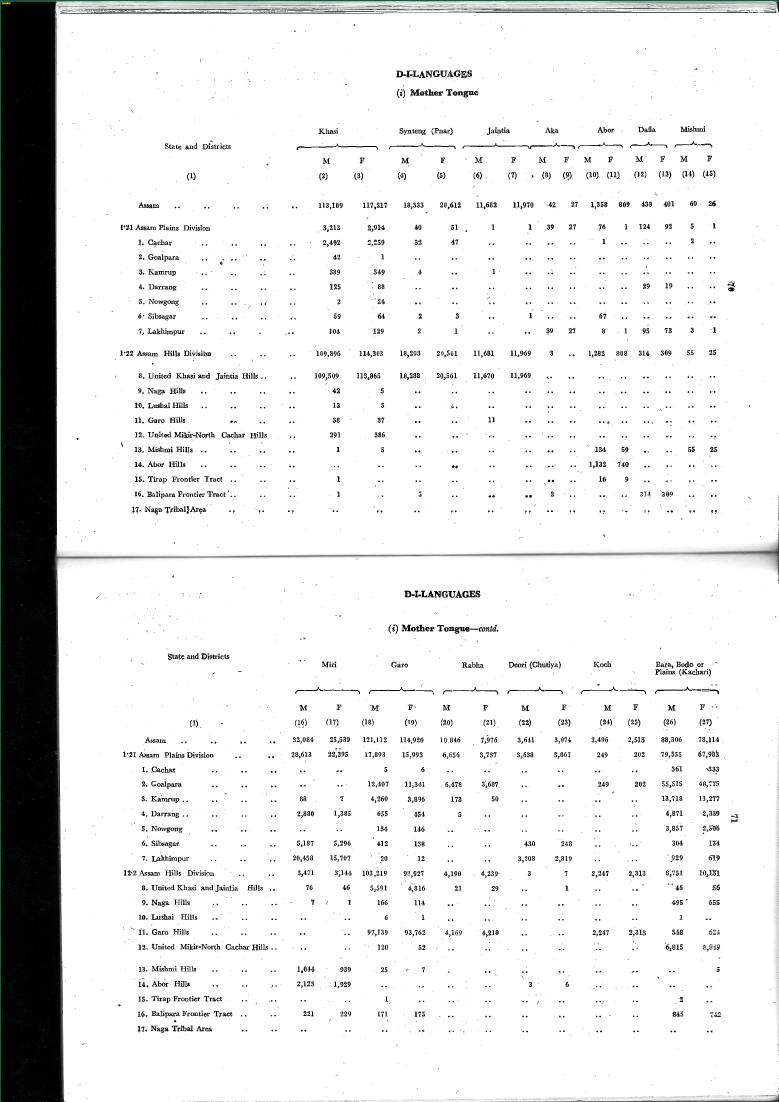
#> input picture runs/run-20251116-234112/artifacts/page_0_overlay.png, 2337 x 3306 px (shown at 1/3 size)
$ python -i line_detection.py   (imports and definitions only)
#> lines starting #> are read from the running program, lines starting #| are printed output that depends on the picture; after the words box and inside, x2 and y2 are one past the last pixel; in counts of white or black regions, pixels touching at a corner belong together
"""Line detection helpers for identifying table borders and grid lines."""

from __future__ import annotations

import logging
from dataclasses import dataclass
from typing import List, Optional, Tuple

import cv2
import numpy as np
from PIL import Image

from ..models import BoundingBox, TableRegion

PageImage = Image.Image
logger = logging.getLogger(__name__)


@dataclass
class LineDetectionConfig:
    """Configuration for geometric line detection."""

    enable_line_detection: bool = True
    min_line_length: int = 40
    gap_tolerance: int = 5
    horizontal_kernel_size: Tuple[int, int] = (25, 1)
    vertical_kernel_size: Tuple[int, int] = (1, 25)
    morph_iterations: int = 2
    min_line_separation: int = 5


def _pil_to_cv2(image: PageImage) -> np.ndarray:
    """Convert PIL Image to OpenCV format (numpy array).

    Args:
        image: PIL Image (RGB mode).

    Returns:
        OpenCV image array (BGR format).
    """
    # Convert PIL RGB to numpy array, then to BGR for OpenCV
    img_array = np.array(image)
    if image.mode == "RGB":
        return cv2.cvtColor(img_array, cv2.COLOR_RGB2BGR)
    elif image.mode == "L":
        # Grayscale - convert to BGR
        return cv2.cvtColor(img_array, cv2.COLOR_GRAY2BGR)
    else:
        # Convert to RGB first, then to BGR
        rgb_image = image.convert("RGB")
        img_array = np.array(rgb_image)
        return cv2.cvtColor(img_array, cv2.COLOR_RGB2BGR)


def _preprocess_image(image: np.ndarray) -> np.ndarray:
    """Preprocess image for line detection.

    Converts to grayscale and applies thresholding to enhance line visibility.

    Args:
        image: OpenCV image (BGR format).

    Returns:
        Binary image (grayscale, thresholded).
    """
    gray = cv2.cvtColor(image, cv2.COLOR_BGR2GRAY)
    # Apply adaptive thresholding to handle varying lighting
    binary = cv2.adaptiveThreshold(
        gray, 255, cv2.ADAPTIVE_THRESH_GAUSSIAN_C, cv2.THRESH_BINARY_INV, 11, 2
    )
    return binary


def _merge_nearby_lines(
    lines: List[float],
    gap_tolerance: float,
    min_line_separation: float,
) -> List[float]:
    """Merge nearby line coordinates and drop near-duplicates."""
    if not lines:
        return []

    sorted_lines = sorted(lines)
    merged = [sorted_lines[0]]

    for line in sorted_lines[1:]:
        # If line is within gap tolerance of the last merged line, merge them
        if line - merged[-1] <= gap_tolerance:
            # Average the positions
            merged[-1] = (merged[-1] + line) / 2.0
        else:
            merged.append(line)

    filtered = [merged[0]]
    for line in merged[1:]:
        if line - filtered[-1] >= min_line_separation:
            filtered.append(line)

    return filtered


def detect_horizontal_lines(
    image: PageImage,
    region: Optional[TableRegion] = None,
    config: Optional[LineDetectionConfig] = None,
) -> List[float]:
    """Detect horizontal lines in a page image.

    Detects horizontal table borders and grid lines using morphological operations.
    Returns y-coordinates of detected lines.

    Args:
        image: PIL Image of the page.
        region: Optional table region to restrict detection. If provided, only detects
            lines within the region and returns coordinates relative to the region.
        config: Line detection configuration. If None, uses defaults.

    Returns:
        Sorted list of pixel y-coordinates where horizontal lines were detected.
    """
    if config is None:
        config = LineDetectionConfig()

    if not config.enable_line_detection:
        return []

    # Convert PIL to OpenCV format
    cv2_image = _pil_to_cv2(image)
    height, width = cv2_image.shape[:2]

    # Extract region if provided
    if region is not None:
        bbox = region.bbox
        # Region bbox is in pixel coordinates
        x0 = int(bbox.x0)
        y0 = int(bbox.y0)
        x1 = int(bbox.x1)
        y1 = int(bbox.y1)
        # Clamp to image bounds
        x0 = max(0, min(x0, width))
        y0 = max(0, min(y0, height))
        x1 = max(0, min(x1, width))
        y1 = max(0, min(y1, height))
        roi = cv2_image[y0:y1, x0:x1]
        region_y0_px = y0
    else:
        roi = cv2_image
        region_y0_px = 0

    # Preprocess
    binary = _preprocess_image(roi)

    # Create horizontal kernel
    kernel = cv2.getStructuringElement(
        cv2.MORPH_RECT, config.horizontal_kernel_size
    )

    # Detect horizontal lines using morphological operations
    horizontal = cv2.erode(binary, kernel, iterations=config.morph_iterations)
    horizontal = cv2.dilate(horizontal, kernel, iterations=config.morph_iterations)

    # Find horizontal lines using HoughLinesP for more precise detection
    lines = cv2.HoughLinesP(
        horizontal,
        rho=1,
        theta=np.pi / 180,
        threshold=100,
        minLineLength=config.min_line_length,
        maxLineGap=config.gap_tolerance,
    )

    y_coords_px: List[float] = []
    if lines is not None:
        for line in lines:
            x1_line, y1_line, x2_line, y2_line = line[0]
            # For horizontal lines, y should be approximately constant
            y_avg = (y1_line + y2_line) / 2.0
            # Convert to absolute pixel coordinates
            y_abs_px = y_avg + region_y0_px
            y_coords_px.append(y_abs_px)

    # Merge nearby lines in pixel space
    merged_px = _merge_nearby_lines(
        y_coords_px, config.gap_tolerance, config.min_line_separation
    )
    return sorted(float(y_px) for y_px in merged_px)


# [83 lines left out: function detect_vertical_lines, not called in this run]

>>> from PIL import Image
>>> picture = Image.open('../../../runs/run-20251116-234112/artifacts/page_0_overlay.png')
#> picture is the input picture: PIL image 2337x3306 RGB; mean R, G, B 229.8, 230, 229.9
>>> result = detect_horizontal_lines(picture)
#> in _preprocess_image, `binary = cv2.adaptiveThreshold( gray, 255, cv2.ADAPTIVE_THRESH_GAUSSIA..`:
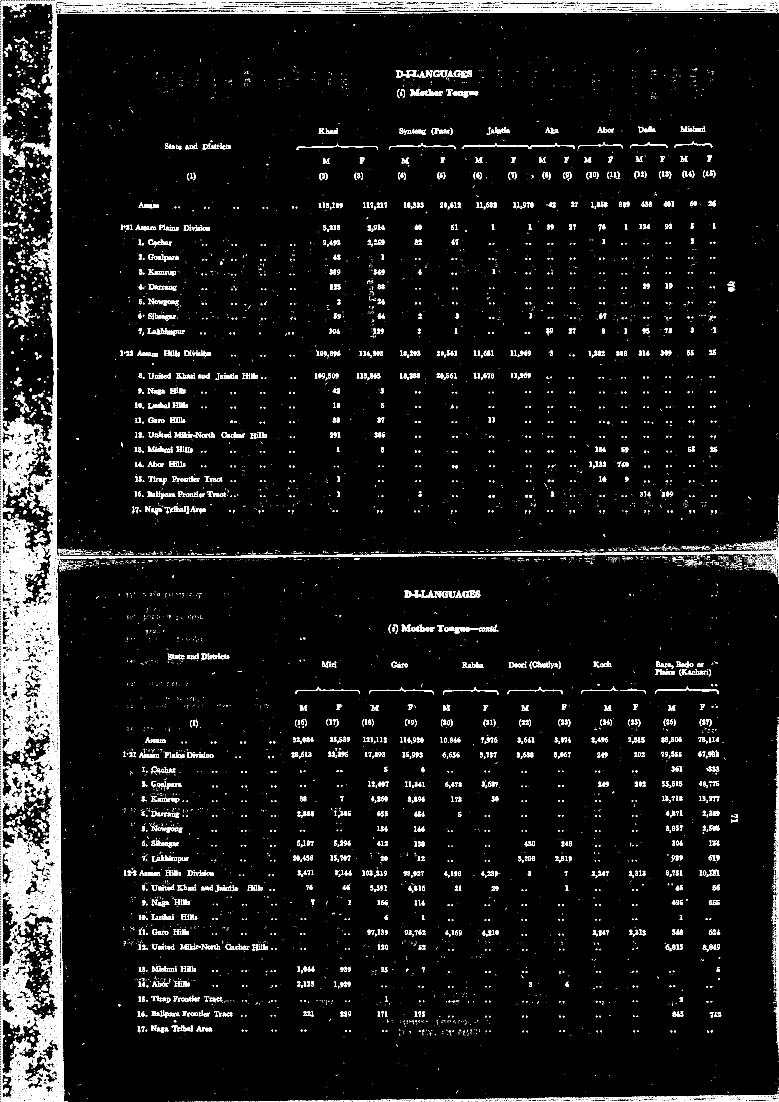
#> binary: shape (3306, 2337) (shown at 1/3 size); 5.3% white in thin lines or dots
#> in detect_horizontal_lines, `horizontal = cv2.erode(binary, kernel, iterations=config.morph_iterati..`:
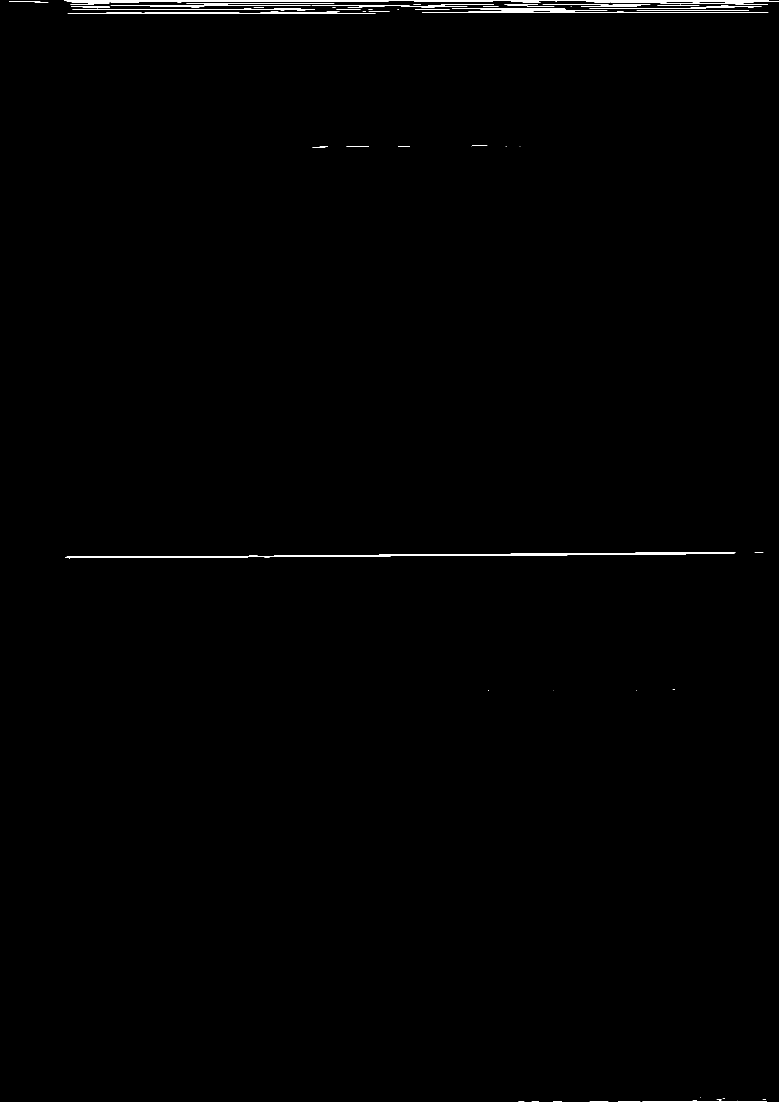
#> horizontal: shape (3306, 2337) (shown at 1/3 size); 0.38% white in thin lines or dots
#> in detect_horizontal_lines, `horizontal = cv2.dilate(horizontal, kernel, iterations=config.morph_it..`:
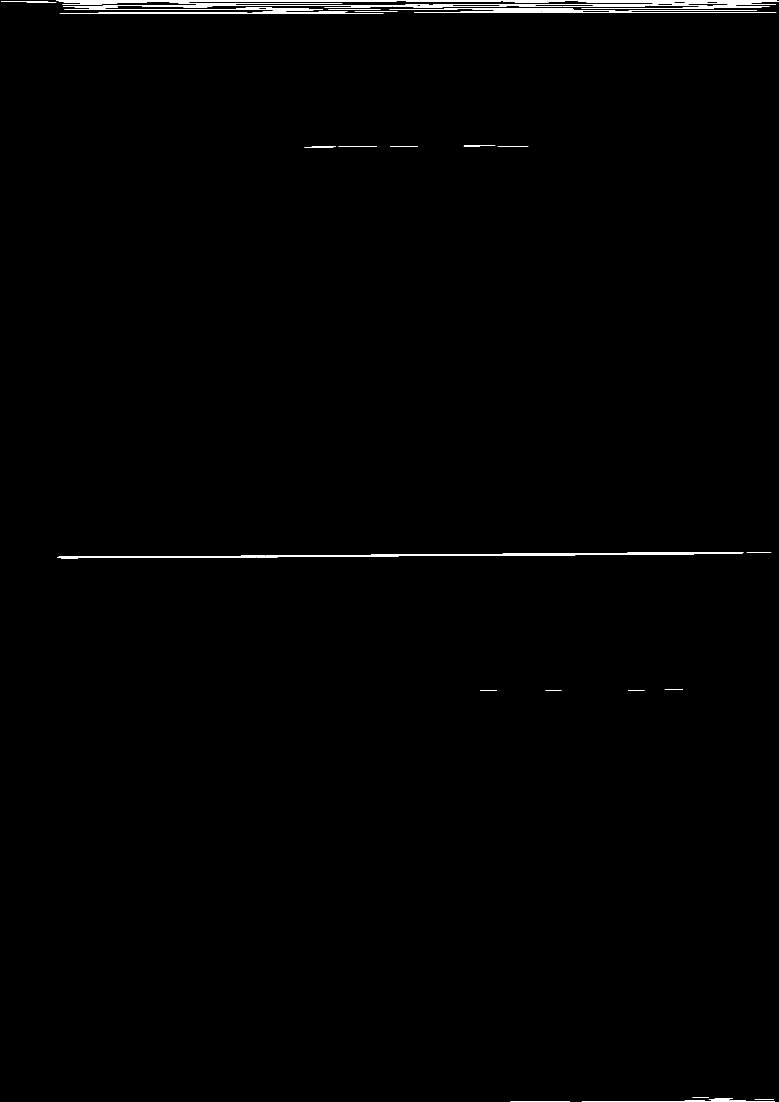
#> horizontal: shape (3306, 2337) (shown at 1/3 size); 0.49% white; 83 white regions, largest, box (x1, y1, x2, y2) and area: (171, 1656, 2231, 1675) 9601, (168, 1, 2331, 3) 4320, (189, 12, 1975, 19) 2932
#> in detect_horizontal_lines, `lines = cv2.HoughLinesP( horizontal, rho=1, theta=np.pi / 180, thresho..`: lines = 89 rows, first 6: [1218, 4, 1502, 4], [168, 2, 2330, 2], [172, 1, 2328, 1], [1242, 36, 2229, 36], [257, 28, 968, 28], [1442, 27, 1721, 27]
#> the loop in detect_horizontal_lines, `for line in lines:` made 89 passes
#> (x1_line, y1_line, x2_line, y2_line, y_avg, y_abs_px) on passes 1 to 8: (1218, 4, 1502, 4, 4, 4), (168, 2, 2330, 2, 2, 2), (172, 1, 2328, 1, 1, 1), (1242, 36, 2229, 36, 36, 36), (257, 28, 968, 28, 28, 28), (1442, 27, 1721, 27, 27, 27), (426, 18, 636, 18, 18, 18), (1427, 38, 2328, 38, 38, 38)
#> after the loop in detect_horizontal_lines, `for line in lines:`: y_coords_px = 89 values, max 3305 at index 40, min 1 at index 2, mean 749.8
#> in _merge_nearby_lines, `sorted_lines = sorted(lines)`: sorted_lines = 89 values from 1 to 3305
#> in _merge_nearby_lines, `merged = [sorted_lines[0]]`: merged = [1]
#> the loop in _merge_nearby_lines, `for line in sorted_lines[1:]:` made 88 passes
#> line on passes 1, 2, 3, 5, 6, 13, 14, 15: 2, 4, 4, 6, 7, 11, 12, 12
#> after the loop in _merge_nearby_lines, `for line in sorted_lines[1:]:`: merged = [39.77, 439.2, 1672, 2071.5, 3296, 3304.8]
#> in _merge_nearby_lines, `filtered = [merged[0]]`: filtered = [39.77]
#> the loop in _merge_nearby_lines, `for line in merged[1:]:` made 5 passes
#> line on passes 1 to 5: 439.2, 1672, 2071.5, 3296, 3304.8
#> after the loop in _merge_nearby_lines, `for line in merged[1:]:`: filtered = [39.77, 439.2, 1672, 2071.5, 3296, 3304.8]
#> result = [39.77, 439.2, 1672, 2071.5, 3296, 3304.8]

$ run again, on runs/run-20251116-234112/artifacts/page_1_overlay.png
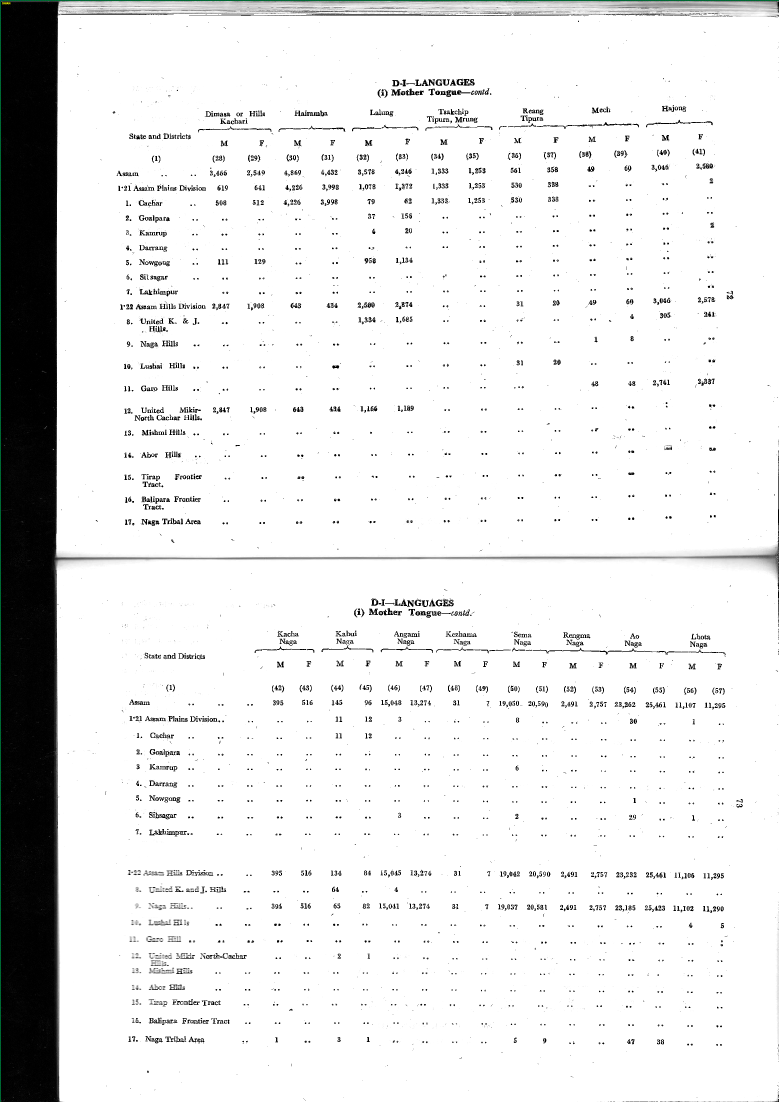
#> input picture runs/run-20251116-234112/artifacts/page_1_overlay.png, 2337 x 3306 px (shown at 1/3 size)
#> picture is the input picture: PIL image 2337x3306 RGB; mean R, G, B 230.3, 230.5, 230.4
#> in _preprocess_image, `binary = cv2.adaptiveThreshold( gray, 255, cv2.ADAPTIVE_THRESH_GAUSSIA..`:
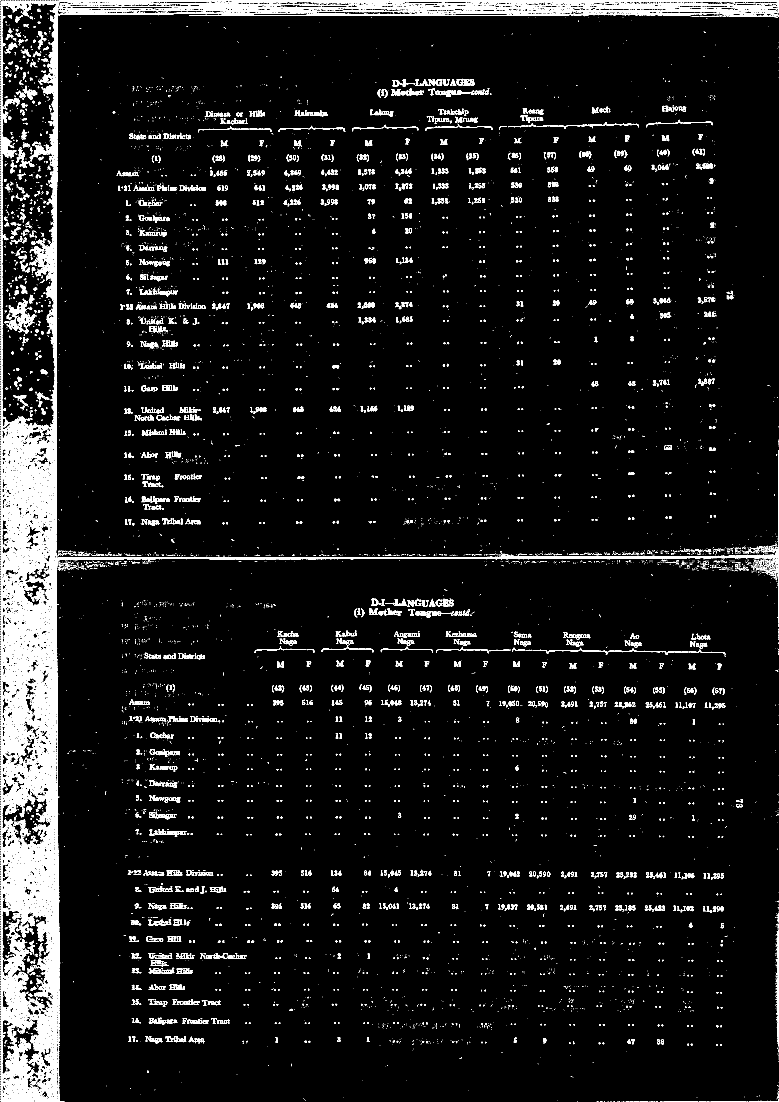
#> binary: shape (3306, 2337) (shown at 1/3 size); 5.5% white in thin lines or dots
#> in detect_horizontal_lines, `horizontal = cv2.dilate(horizontal, kernel, iterations=config.morph_it..`:
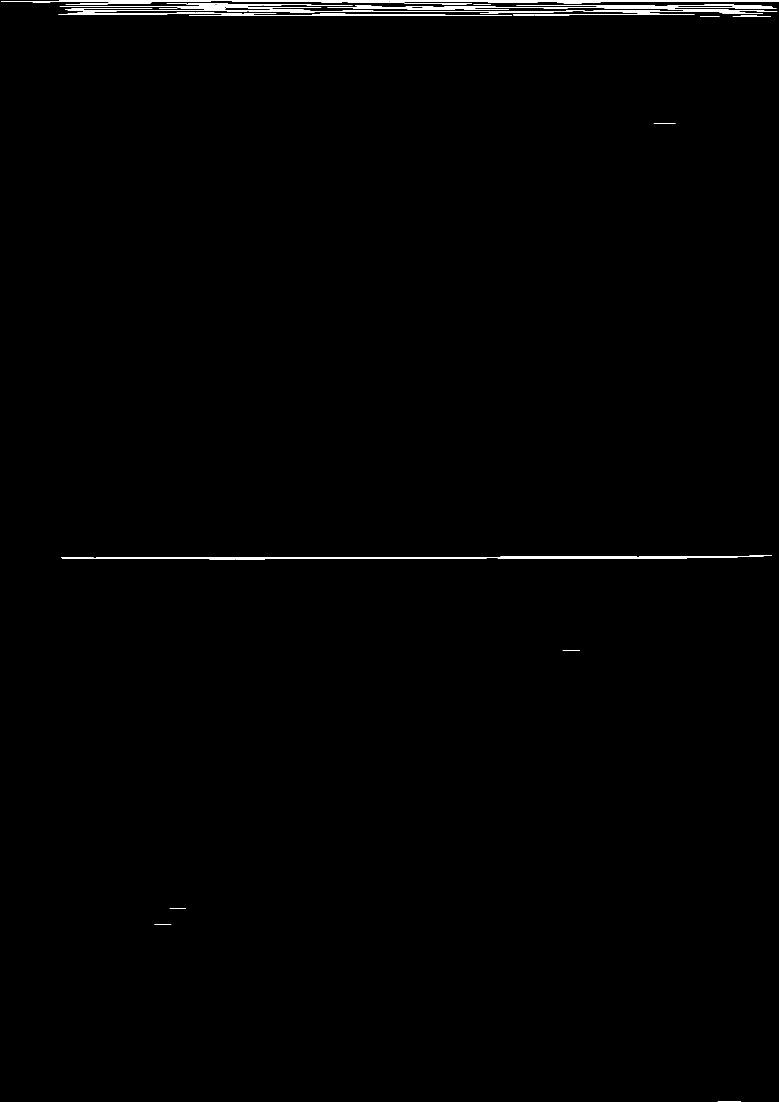
#> horizontal: shape (3306, 2337) (shown at 1/3 size); 0.47% white; 82 white regions, largest, box (x1, y1, x2, y2) and area: (183, 1667, 2316, 1678) 9830, (177, 1, 2337, 3) 3887, (1217, 20, 2330, 25) 2039
#> lines = 90 rows, first 6: [177, 2, 2336, 2], [696, 4, 2336, 4], [288, 1673, 2164, 1673], [186, 1674, 1458, 1674], [1367, 1, 1515, 1], [186, 1675, 1458, 1675]
#> the loop in detect_horizontal_lines, `for line in lines:` made 90 passes
#> (x1_line, y1_line, x2_line, y2_line, y_avg, y_abs_px) on passes 1 to 8: (177, 2, 2336, 2, 2, 2), (696, 4, 2336, 4, 4, 4), (288, 1673, 2164, 1673, 1673, 1673), (186, 1674, 1458, 1674, 1674, 1674), (1367, 1, 1515, 1, 1, 1), (186, 1675, 1458, 1675, 1675, 1675), (716, 1672, 2171, 1672, 1672, 1672), (1146, 22, 1236, 22, 22, 22)
#> after the loop in detect_horizontal_lines, `for line in lines:`: y_coords_px = 90 values, max 1677 at index 60, min 1 at index 4, mean 226.8
#> sorted_lines = 90 values from 1 to 1677
#> in _merge_nearby_lines, `merged = [sorted_lines[0]]`: merged = [1]
#> the loop in _merge_nearby_lines, `for line in sorted_lines[1:]:` made 89 passes
#> line on passes 5, 6, 12, 13, 14, 15, 16, 17: 6, 7, 10, 11, 12.5, 13, 14, 14
#> after the loop in _merge_nearby_lines, `for line in sorted_lines[1:]:`: merged = [47.78, 1676]
#> in _merge_nearby_lines, `filtered = [merged[0]]`: filtered = [47.78]
#> the loop in _merge_nearby_lines, `for line in merged[1:]:` made 1 pass
#> line on pass 1: 1676
#> after the loop in _merge_nearby_lines, `for line in merged[1:]:`: filtered = [47.78, 1676]
